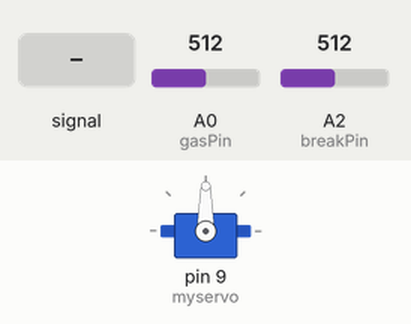
Recording of a sketch running on a simulated Arduino Mega 2560, built with avr-gcc and run on an emulated ATmega2560. Shown: servo. The test bench sets the inputs (shaded band); at power-on: A2 (breakPin) = 512, A0 (gasPin) = 512. What the sketch prints to the serial monitor is not drawn.

Above: at 1.2 s.
1.3 s: A2 (breakPin) fed a 200 Hz sine of ±81 counts around its level
4.3 s: A2 (breakPin) set to 716
At 5.5 s:
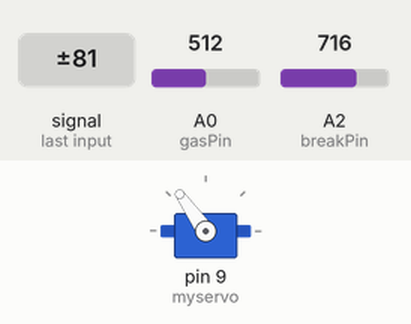
5.8 s: A2 (breakPin) set to 800
At 6.9 s:
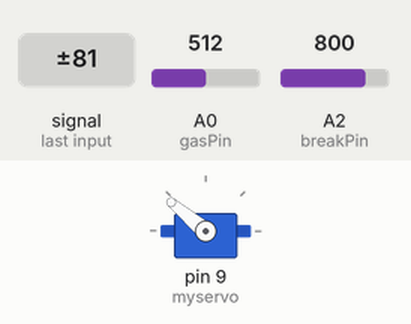
7.3 s: A2 (breakPin) set to 1023
At 8.0 s:
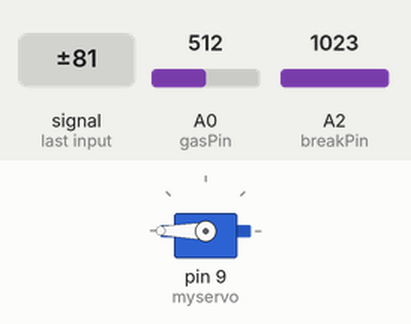
8.8 s: A2 (breakPin) set to 306
At 9.2 s:
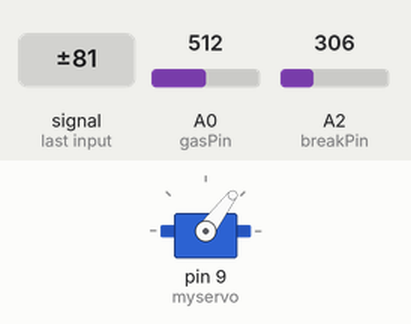
10.3 s: A2 (breakPin) fed a 1000 Hz sine of ±255 counts around its level
Timing chart, 0 to 14.3 s (numbered marks = the images above; inputs shaded):
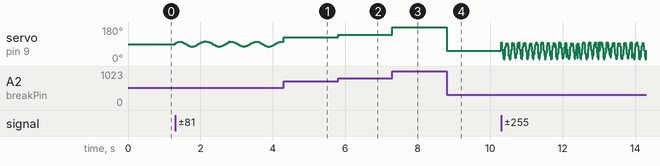

Measured:
- after the input at 5.8 s, servo on pin 9 (myservo): 125° → 140° at once
- after the input at 7.3 s, servo on pin 9 (myservo): 140° → 180° at once
- after the input at 8.8 s, servo on pin 9 (myservo): 180° → 53° at once

The sketch:

firmwareV1.ino
```cpp
#include <Wire.h>
#include <Servo.h>
#define HOVER_SERIAL_BAUD   115200
#define SERIAL_BAUD         115200      // [-] Baud rate for built-in Serial (used for the Serial Monitor)
#define START_FRAME         0xABCD       // [-] Start frme definition for reliable serial communication
#define TIME_SEND           100
#define gasPin A0
#define breakPin A2
#define MASTER_ADRESS 0x18

int gasRefMin = 0;
int gasRefMax = 790;

int breakRefMin = 0;
int breakRefMax = 0;
typedef struct __message_type
{
  byte cmd;
  byte address;
  bool payload;
} message_t;

typedef struct __msg_type
{
 int16_t  gMin;
 int16_t  gMax;
 int16_t  bMin;
 int16_t  bMax;
} receive_msg_t;


typedef struct __send_message_type
{
 uint16_t start;
 int16_t  cmd1;
 int16_t  cmd2;
 int16_t  speedR_meas;
 int16_t  speedL_meas;
 int16_t  batVoltage;
 int16_t  boardTemp;
 uint16_t cmdLed;
 uint16_t checksum;
 int gas_value;
 int break_value;
 uint16_t  gasMax;
 uint16_t gasMin;
 uint16_t  breakMax;
 uint16_t breakMin;
 uint8_t  sensor1;
 uint8_t sensor2;


} send_message_t;

send_message_t current_values = {1,0,0,0,0,0,0,0,0,0,327,0,790,0,500,30,40};

float start_time, finished_time;
float elapsed;
Servo myservo;
int val;
//const byte gasPin = A0;
volatile boolean l;
int gasRawValue = 0;
int gasValue = 0;
int breakRawValue = 0;
int breakValue = 0;
int pwmValue = 0;
unsigned long iTimeSend = 0;
unsigned long bTimeSend = 0;
unsigned long cTimeSend = 0;

// Global variables
uint8_t idx = 0;                        // Index for new data pointer
uint16_t bufStartFrame;                 // Buffer Start Frame
byte *p;                                // Pointer declaration for the new received data
byte incomingByte;
byte incomingBytePrev;

typedef struct{
   uint16_t start;
   int16_t  steer;
   int16_t  speed;
   uint16_t checksum;
} SerialCommand;
SerialCommand Command;


typedef struct{
   uint16_t start;
   int16_t  cmd1;
   int16_t  cmd2;
   int16_t  speedR_meas;
   int16_t  speedL_meas;
   int16_t  batVoltage;
   int16_t  boardTemp;
   uint16_t cmdLed;
   uint16_t checksum;
} SerialFeedback;
SerialFeedback Feedback;
SerialFeedback NewFeedback;

void setup() {
  Serial.begin (115200);
  myservo.attach(9);
  Serial.println("HoverBoard Car V0.1");
  Serial1.begin(HOVER_SERIAL_BAUD);
  Wire.begin(MASTER_ADRESS);
  Wire.onReceive(receiveEvent);
  Wire.onRequest(sendData);
}
void Send(int16_t uSteer, int16_t uSpeed)
{
  // Create command
  Command.start    = (uint16_t)START_FRAME;
  Command.steer    = (int16_t)uSteer;
  Command.speed    = (int16_t)uSpeed;
  Command.checksum = (uint16_t)(Command.start ^ Command.steer ^ Command.speed);
  //Serial.println(uSpeed);
  // Write to Serial
  Serial1.write((uint8_t *) &Command, sizeof(Command));
}
void sendGasValue(){
  unsigned long timeNow = millis();
  if (iTimeSend > timeNow) return;
  iTimeSend = timeNow + TIME_SEND;
  Send(0, pwmValue);

}
void calculateBreake(){
  breakRawValue = analogRead(breakPin);
  breakValue = map(breakRawValue, 0, 1023, 0, 180);     // scale it to use it with the servo (value between 0 and 180)
  unsigned long bTimeSend = 0;
  unsigned long timeNow = millis();
  if (bTimeSend > timeNow) return;
  //Serial.print("Break:");
  //Serial.println(breakValue);
  myservo.write(breakValue);
}
void calculateGas(){
  //Serial.println(gasRawValue);
   gasRawValue = analogRead(gasPin);
  if(gasRawValue != gasValue){
        gasValue = gasRawValue;
      }

   if(gasValue < gasRefMin) gasValue = gasRefMin;
   if(gasValue > gasRefMax) gasValue = gasRefMax;
   pwmValue = map(gasValue,gasRefMin,gasRefMax,0,1000);
   if(pwmValue != 0){
    //Serial.println(pwmValue);

   }
   //Serial.println(pwmValue);
   sendGasValue();

}
void Receive()
{
    // Check for new data availability in the Serial buffer
    if (Serial1.available()) {
        incomingByte    = Serial1.read();                                   // Read the incoming byte
        bufStartFrame = ((uint16_t)(incomingByte) << 8) | incomingBytePrev;       // Construct the start frame
    }
    else {
        return;
    }

  // If DEBUG_RX is defined print all incoming bytes
  #ifdef DEBUG_RX
        Serial.print(incomingByte);
        return;
    #endif

    // Copy received data
    if (bufStartFrame == START_FRAME) {                     // Initialize if new data is detected
        p       = (byte *)&NewFeedback;
        *p++    = incomingBytePrev;
        *p++    = incomingByte;
        idx     = 2;
    } else if (idx >= 2 && idx < sizeof(SerialFeedback)) {  // Save the new received data
        *p++    = incomingByte;
        idx++;
    }

    // Check if we reached the end of the package
    if (idx == sizeof(SerialFeedback)) {
        uint16_t checksum;
        checksum = (uint16_t)(NewFeedback.start ^ NewFeedback.cmd1 ^ NewFeedback.cmd2 ^ NewFeedback.speedR_meas ^ NewFeedback.speedL_meas
                            ^ NewFeedback.batVoltage ^ NewFeedback.boardTemp ^ NewFeedback.cmdLed);

        // Check validity of the new data
        if (NewFeedback.start == START_FRAME && checksum == NewFeedback.checksum) {
            // Copy the new data
            memcpy(&Feedback, &NewFeedback, sizeof(SerialFeedback));

            // Print data to built-in Serial
            Serial.print("1: ");   Serial.print(Feedback.cmd1);
            Serial.print(" 2: ");  Serial.print(Feedback.cmd2);
            Serial.print(" 3: ");  Serial.print(Feedback.speedR_meas);
            Serial.print(" 4: ");  Serial.print(Feedback.speedL_meas);
            Serial.print(" 5: ");  Serial.print(Feedback.batVoltage);
            Serial.print(" 6: ");  Serial.print(Feedback.boardTemp);
            Serial.print(" 7: ");  Serial.println(Feedback.cmdLed);
        } else {
          Serial.println("Non-valid data skipped");
        }
        idx = 0;    // Reset the index (it prevents to enter in this if condition in the next cycle)
    }

    // Update previous states
    incomingBytePrev = incomingByte;
}
void receiveEvent(int byteCount){
  Serial.println("Success Receiver Event");
  //digitalWrite(LED1,LOW);
  int numOfBytes = Wire.available();
  Serial.print("Byte Count:");
  Serial.println(numOfBytes);
  //byte c = Wire.read();
  //if(c == 48)
  //{
   // if(numOfBytes == 4)
   // {
      /*message_t message;
      message.cmd = Wire.read();
      message.address = Wire.read();
      message.payload = (int)Wire.read();
      if(message.cmd == 0xa0)
      {
        for(int i=0;i<7;i++)
        {


        }
        Serial.println("Success Readed 1");
      }else if(message.cmd == 0x2)
      {
        Serial.println("Success Readed 2");
      }

    }
    else{
      for(int i=0;i<numOfBytes-1;i++)
      {
        byte b = Wire.read();
        Serial.print("Normal : ");
        Serial.println(b);
        Serial.print("Hex : ");
        Serial.println(b,HEX);
        Serial.print("Dec ");
        Serial.println(b,DEC);
     }*/
   // }
  //}
 // else if(c == 10){

    //receive_msg_t rec;
    /*rec.gMin = Wire.read();
    rec.gMin |=  Wire.read() << 8;
    rec.gMax =  Wire.read();
    rec.gMax |= Wire.read() << 8;*/
    /*
    (( result[0] | result[1]<<8)>>2);
    */
    /*while(Wire.available())
    {

      d.buffer[i++] = Wire.read();
      Serial.print("Normal : ");
      Serial.println(d.buffer[i-1]);
      Serial.print("Hex : ");
      Serial.println(d.buffer[i-1],HEX);
      Serial.print("Dec ");
      Serial.println(d.buffer[i-1],DEC);
    }*/


    /*rec.gMin[0] = data[0];
    rec.gMin[1] = data[1];
    rec.gMax[0] = data[2];
    rec.gMax[1] = data[3];
    rec.bMin[0] = data[4];
    rec.bMin[1] = data[5];
    rec.bMax[0] = data[6];
    rec.bMax[1] = data[7];*/
    /*Serial.print("Gmax : ");
    Serial.print(rec.gMax);
    Serial.print(" Gmin : ");
    Serial.println(rec.gMin);*/
    /*Serial.print("Bmax : ");
    Serial.print(rec.bMax);
    Serial.print(" Bmin : ");
    Serial.println(rec.bMin);*/


  //}else{
  //}

}
void sendData()
{
    Wire.write((byte*) &current_values, sizeof(send_message_t));
}
void loop() {
  calculateGas();
  calculateBreake();
  Receive();
}
```
